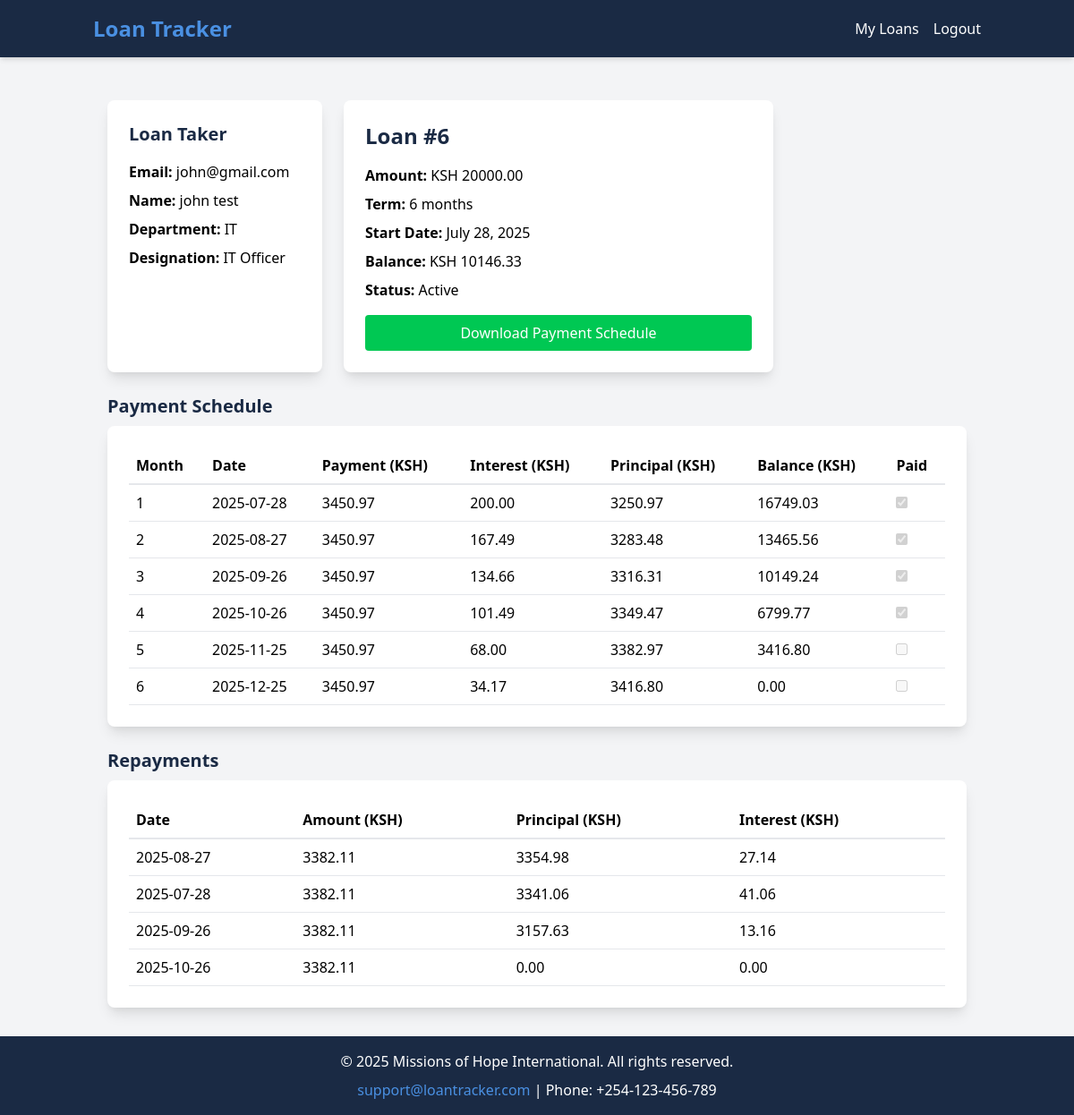
/loans/6/ (signed in), run on the app's committed database.
### mohi/models.py (models this page shows, shortened)
class CustomUser(AbstractUser):
    username = None
    email = models.EmailField(unique=True)
    first_name = models.CharField(max_length=30)
    last_name = models.CharField(max_length=30)
    department = models.CharField(max_length=100)
    designation = models.CharField(max_length=100)
    USERNAME_FIELD = 'email'
    REQUIRED_FIELDS = ['first_name', 'last_name', 'department', 'designation']
    objects = CustomUserManager()

class Loan(models.Model):
    user = models.ForeignKey(CustomUser, on_delete=models.CASCADE)
    amount = models.DecimalField(max_digits=10, decimal_places=2, default=Decimal('0.00'))
    balance = models.DecimalField(max_digits=10, decimal_places=2, default=Decimal('0.00'))
    interest_rate = models.DecimalField(max_digits=5, decimal_places=2, default=Decimal('5.00'))
    term_months = models.PositiveIntegerField(default=12)
    start_date = models.DateField(default=timezone.now)
    end_date = models.DateField(null=True, blank=True)
    is_paid = models.BooleanField(default=False)
    def generate_amortization_schedule(self, original=False):
        principal = self.amount if original else self.balance
        monthly_rate = Decimal('1.0')  # Fixed 1% monthly interest rate to match calculate_loan
        months = self.term_months
        r = monthly_rate / Decimal('100')  # Convert to decimal (1% = 0.01)
        if r == 0:
            monthly_payment = principal / months
        else:
            monthly_payment = principal * (r * (1 + r) ** months) / ((1 + r) ** months - 1)
        balance = principal
        schedule = []
        start_date = self.start_date or timezone.now().date()
        if not original:
            repayments = Repayment.objects.filter(loan=self).order_by('date')
            repaid_principal = sum(rep.principal for rep in repayments) or Decimal('0.00')
            balance = max(Decimal('0.00'), principal - repaid_principal)
            paid_months = repayments.count()
        else:
            paid_months = 0
        for month in range(1 + paid_months, months + 1):
            interest = balance * r
            principal_paid = monthly_payment - interest
            balance -= principal_paid
            if balance < 0:
                principal_paid += balance
                balance = 0
            schedule.append({
                'month': month,
                'date': start_date + timedelta(days=30 * (month - 1)),
                'payment': float(round(monthly_payment, 2)),
                'interest': float(round(interest, 2)),
                'principal': float(round(principal_paid, 2)),
                'balance': float(round(balance, 2))
            })
            if balance <= 0:
                break
        return schedule

class Repayment(models.Model):
    loan = models.ForeignKey(Loan, on_delete=models.CASCADE)
    date = models.DateField(default=timezone.now)
    amount = models.DecimalField(max_digits=10, decimal_places=2, default=Decimal('0.00'))
    principal = models.DecimalField(max_digits=10, decimal_places=2, default=Decimal('0.00'))
    interest = models.DecimalField(max_digits=10, decimal_places=2, default=Decimal('0.00'))

### mohi/views.py (the view)
# urls.py: path('loans/<int:loan_id>/', views.loan_detail, name='loan_detail'),
@login_required
def loan_detail(request, loan_id):
    loan = get_object_or_404(Loan, id=loan_id)
    if not request.user.is_staff and loan.user != request.user:
        return redirect('loan_list')
    schedule = loan.generate_amortization_schedule(original=True)
    repayments = Repayment.objects.filter(loan=loan)
    exchange_rate = Decimal('1')  # 1 USD = 1 KSH
    total_principal_repaid = sum(rep.principal for rep in repayments) or Decimal('0.00')
    loan_ksh_amount = loan.amount * exchange_rate
    loan_ksh_balance = max(Decimal('0.00'), loan.amount - total_principal_repaid) * exchange_rate
    loan.balance = loan_ksh_balance
    loan.is_paid = loan_ksh_balance <= Decimal('0.00')
    if loan.is_paid and not loan.end_date:
        loan.end_date = timezone.now().date()
    loan.save()
    schedule_ksh = [
        {
            'month': item['month'],
            'date': item['date'],
            'payment': item['payment'] * float(exchange_rate),
            'interest': item['interest'] * float(exchange_rate),
            'principal': item['principal'] * float(exchange_rate),
            'balance': item['balance'] * float(exchange_rate)
        } for item in schedule
    ]
    repayments_ksh = [
        {
            'date': rep.date,
            'amount': float(rep.amount * exchange_rate),
            'principal': float(rep.principal * exchange_rate),
            'interest': float(rep.interest * exchange_rate)
        } for rep in repayments
    ]
    total_paid = sum(rep.amount for rep in repayments) or Decimal('0.00')
    total_paid_ksh = float(total_paid * exchange_rate)
    return render(request, 'mohi/loan_detail.html', {
        'loan': loan,
        'schedule': schedule_ksh,
        'repayments': repayments_ksh,
        'loan_ksh_amount': float(loan_ksh_amount),
        'loan_ksh_balance': float(loan_ksh_balance),
        'monthly_payment': schedule[0]['payment'] * float(exchange_rate) if schedule else 0.0,
        'total_interest': sum(item['interest'] for item in schedule) * float(exchange_rate),
        'total_paid': total_paid_ksh
    })

### mohi/templates/mohi/loan_detail.html
{% extends 'mohi/base.html' %}
{% block content %}
<div class="container mx-auto p-4">
    <div class="flex flex-col md:flex-row gap-6">
        <div class="bg-white p-6 rounded-lg shadow-lg w-full md:w-1/4">
            <h2 class="text-xl font-bold mb-4 text-mohi-deep-blue">Loan Taker</h2>
            <div class="space-y-2">
                <p><strong>Email:</strong> {{ loan.user.email }}</p>
                <p><strong>Name:</strong> {{ loan.user.first_name }} {{ loan.user.last_name }}</p>
                <p><strong>Department:</strong> {{ loan.user.department }}</p>
                <p><strong>Designation:</strong> {{ loan.user.designation }}</p>
            </div>
        </div>
        <div class="bg-white p-6 rounded-lg shadow-lg w-full md:w-1/2">
            <h1 class="text-2xl font-bold mb-4 text-mohi-deep-blue">Loan #{{ loan.id }}</h1>
            <div class="space-y-2">
                <p><strong>Amount:</strong> KSH {{ loan_ksh_amount|floatformat:2 }}</p>
                <p><strong>Term:</strong> {{ loan.term_months }} months</p>
                <p><strong>Start Date:</strong> {{ loan.start_date|date:"F d, Y" }}</p>
                <p><strong>Balance:</strong> KSH {{ loan_ksh_balance|floatformat:2 }}</p>
                <p><strong>Status:</strong> {% if loan.is_paid %}Paid{% else %}Active{% endif %}</p>
            </div>
            <a href="{% url 'loan_download' loan.id %}" target="_blank" class="mt-4 bg-mohi-green text-white p-2 rounded w-full text-center inline-block hover:bg-mohi-light-blue transition duration-200">Download Payment Schedule</a>
        </div>
    </div>
    <h2 class="text-xl font-bold mt-6 mb-2 text-mohi-deep-blue">Payment Schedule</h2>
    <div class="bg-white p-6 rounded-lg shadow-lg">
        <table class="w-full text-left">
            <thead>
                <tr>
                    <th class="border-b-2 p-2">Month</th>
                    <th class="border-b-2 p-2">Date</th>
                    <th class="border-b-2 p-2">Payment (KSH)</th>
                    <th class="border-b-2 p-2">Interest (KSH)</th>
                    <th class="border-b-2 p-2">Principal (KSH)</th>
                    <th class="border-b-2 p-2">Balance (KSH)</th>
                    <th class="border-b-2 p-2">Paid</th>
                </tr>
            </thead>
            <tbody>
                {% for item in schedule %}
                <tr>
                    <td class="border-b p-2">{{ item.month }}</td>
                    <td class="border-b p-2">{{ item.date|date:"Y-m-d" }}</td>
                    <td class="border-b p-2">{{ item.payment|floatformat:2 }}</td>
                    <td class="border-b p-2">{{ item.interest|floatformat:2 }}</td>
                    <td class="border-b p-2">{{ item.principal|floatformat:2 }}</td>
                    <td class="border-b p-2">{{ item.balance|floatformat:2 }}</td>
                    <td class="border-b p-2">
                        <input type="checkbox" disabled
                               {% for rep in repayments %}
                                   {% if rep.date == item.date and rep.amount > 0 %}checked{% endif %}
                               {% endfor %}>
                    </td>
                </tr>
                {% endfor %}
            </tbody>
        </table>
    </div>
    <h2 class="text-xl font-bold mt-6 mb-2 text-mohi-deep-blue">Repayments</h2>
    <div class="bg-white p-6 rounded-lg shadow-lg">
        <table class="w-full text-left">
            <thead>
                <tr>
                    <th class="border-b-2 p-2">Date</th>
                    <th class="border-b-2 p-2">Amount (KSH)</th>
                    <th class="border-b-2 p-2">Principal (KSH)</th>
                    <th class="border-b-2 p-2">Interest (KSH)</th>
                </tr>
            </thead>
            <tbody>
                {% for repayment in repayments %}
                <tr>
                    <td class="border-b p-2">{{ repayment.date|date:"Y-m-d" }}</td>
                    <td class="border-b p-2">{{ repayment.amount|floatformat:2 }}</td>
                    <td class="border-b p-2">{{ repayment.principal|floatformat:2 }}</td>
                    <td class="border-b p-2">{{ repayment.interest|floatformat:2 }}</td>
                </tr>
                {% empty %}
                <tr>
                    <td colspan="4" class="border-b p-2 text-center">No repayments made.</td>
                </tr>
                {% endfor %}
            </tbody>
        </table>
    </div>
</div>
{% endblock %}

### mohi/templates/mohi/base.html (shortened to what this page needs)
<!DOCTYPE html>
<html lang="en">
<head>
    {% load static %}
    <link href="https://cdn.jsdelivr.net/npm/tailwindcss@2.2.19/dist/tailwind.min.css" rel="stylesheet">
</head>
<body class="bg-gray-100 flex flex-col min-h-screen">
    <header class="bg-mohi-deep-blue text-white sticky top-0 z-50 shadow-md">
        <div class="container mx-auto px-4 py-3 flex justify-between items-center">
            <a href="{% url 'home' %}" class="text-2xl font-bold text-mohi-light-blue hover:text-white transition duration-200">Loan Tracker</a>
            <nav class="flex items-center space-x-4">
                <div id="nav-links" class="hidden md:flex md:items-center md:space-x-4">
                    {% if user.is_authenticated %}
                        <a href="{% url 'loan_list' %}" class="block py-2 hover:text-mohi-light-blue transition duration-200">
                                {{ user.is_staff|yesno:"All Loans,My Loans" }}
                        </a>
                        <a href="{% url 'logout' %}" class="hover:text-mohi-light-blue transition duration-200">Logout</a>
                    {% else %}
                        <a href="{% url 'login' %}" class="hover:text-mohi-light-blue transition duration-200">Login</a>
                    {% endif %}
                </div>
            </nav>
        </div>
    </header>
    <main class="flex-1 container mx-auto mt-4 p-4">
        {% block content %}
        {% endblock %}
    </main>
    <footer class="bg-mohi-deep-blue text-white py-4 mt-auto">
        <div class="container mx-auto px-4 text-center">
            <p>© 2025 Missions of Hope International. All rights reserved.</p>
            <p class="mt-2"><a href="mailto:support@loantracker.com" class="text-mohi-light-blue hover:underline">support@loantracker.com</a> | Phone: +254-123-456-789</p>
        </div>
    </footer>
</body>
</html>

### mohi/templates/mohi/base.html (style rules this page uses)
.bg-mohi-deep-blue { background-color: #1A2A44; }
.text-mohi-deep-blue { color: #1A2A44; }
.text-mohi-light-blue { color: #4A90E2; }
.bg-mohi-green { background-color: #00C853; }

### data on the page
CustomUser: is_staff "My Loans"
Loan: user.email "john@gmail.com", user.first_name "john", user.last_name "test", user.department "IT", user.designation "IT Officer", id "6", term_months "6", start_date "July 28, 2025"
Repayment: date "☑" "☑" "☑" "☑", date "2025-08-27", amount "3382.11", principal "3354.98", interest "27.14"
Repayment: date "2025-07-28", amount "3382.11", principal "3341.06", interest "41.06"
Repayment: date "2025-09-26", amount "3382.11", principal "3157.63", interest "13.16"
Repayment: date "2025-10-26", amount "3382.11", principal "0.00", interest "0.00"

### other printed values
{{ loan_ksh_amount|floatformat:2 }} "20000.00"
{{ loan_ksh_balance|floatformat:2 }} "10146.33"
{{ item.month }} "1" "2" "3" "4" "5" "6"
{{ item.date|date:"Y-m-d" }} "2025-07-28" "2025-08-27" "2025-09-26" "2025-10-26" "2025-11-25" "2025-12-25"
{{ item.payment|floatformat:2 }} "3450.97" "3450.97" "3450.97" "3450.97" "3450.97" "3450.97"
{{ item.interest|floatformat:2 }} "200.00" "167.49" "134.66" "101.49" "68.00" "34.17"
{{ item.principal|floatformat:2 }} "3250.97" "3283.48" "3316.31" "3349.47" "3382.97" "3416.80"
{{ item.balance|floatformat:2 }} "16749.03" "13465.56" "10149.24" "6799.77" "3416.80" "0.00"
